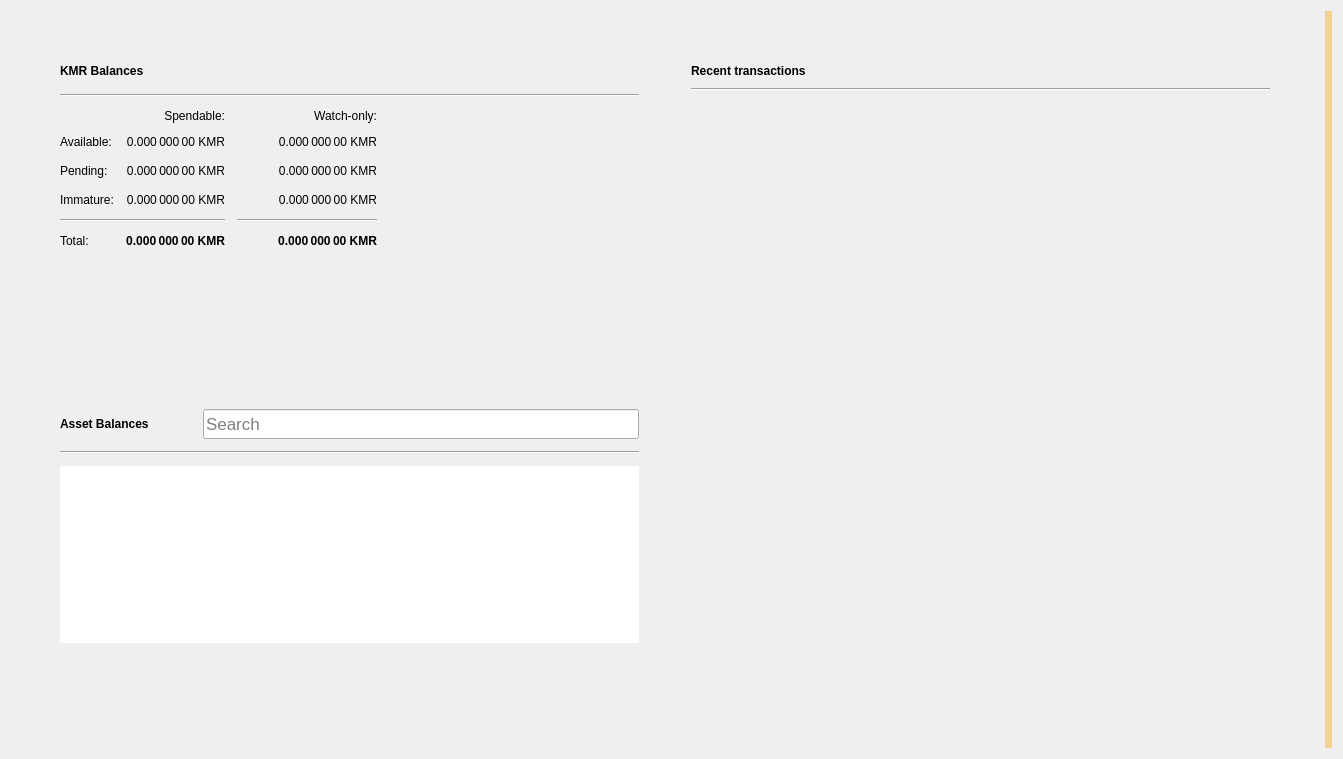
<?xml version="1.0" encoding="UTF-8"?>
<ui version="4.0">
 <class>OverviewPage</class>
 <widget class="QWidget" name="OverviewPage">
  <property name="geometry">
   <rect>
    <x>0</x>
    <y>0</y>
    <width>1343</width>
    <height>759</height>
   </rect>
  </property>
  <property name="windowTitle">
   <string>Form</string>
  </property>
  <property name="autoFillBackground">
   <bool>false</bool>
  </property>
  <layout class="QGridLayout" name="gridLayout_3">
   <item row="0" column="1">
    <layout class="QVBoxLayout" name="verticalLayout_7">
     <property name="spacing">
      <number>0</number>
     </property>
     <property name="leftMargin">
      <number>0</number>
     </property>
     <property name="topMargin">
      <number>0</number>
     </property>
     <property name="rightMargin">
      <number>0</number>
     </property>
     <property name="bottomMargin">
      <number>0</number>
     </property>
     <item>
      <layout class="QHBoxLayout" name="horizontalLayout" stretch="0,0">
       <property name="spacing">
        <number>34</number>
       </property>
       <property name="sizeConstraint">
        <enum>QLayout::SetMaximumSize</enum>
       </property>
       <property name="leftMargin">
        <number>40</number>
       </property>
       <property name="topMargin">
        <number>40</number>
       </property>
       <property name="rightMargin">
        <number>40</number>
       </property>
       <property name="bottomMargin">
        <number>40</number>
       </property>
       <item>
        <layout class="QVBoxLayout" name="verticalLayout_2">
         <property name="spacing">
          <number>34</number>
         </property>
         <property name="rightMargin">
          <number>0</number>
         </property>
         <item>
          <widget class="QFrame" name="frame">
           <property name="sizePolicy">
            <sizepolicy hsizetype="Preferred" vsizetype="Preferred">
             <horstretch>0</horstretch>
             <verstretch>0</verstretch>
            </sizepolicy>
           </property>
           <property name="frameShape">
            <enum>QFrame::NoFrame</enum>
           </property>
           <property name="frameShadow">
            <enum>QFrame::Raised</enum>
           </property>
           <property name="lineWidth">
            <number>10</number>
           </property>
           <layout class="QVBoxLayout" name="verticalLayout_4">
            <property name="spacing">
             <number>12</number>
            </property>
            <item>
             <layout class="QHBoxLayout" name="horizontalLayout_4">
              <item>
               <widget class="QLabel" name="rvnBalancesLabel">
                <property name="font">
                 <font>
                  <weight>75</weight>
                  <bold>true</bold>
                 </font>
                </property>
                <property name="text">
                 <string>KMR Balances</string>
                </property>
               </widget>
              </item>
              <item>
               <widget class="QPushButton" name="labelWalletStatus">
                <property name="enabled">
                 <bool>true</bool>
                </property>
                <property name="maximumSize">
                 <size>
                  <width>30</width>
                  <height>16777215</height>
                 </size>
                </property>
                <property name="toolTip">
                 <string>The displayed information may be out of date. Your wallet automatically synchronizes with the Kimora network after a connection is established, but this process has not completed yet.</string>
                </property>
                <property name="text">
                 <string/>
                </property>
                <property name="icon">
                 <iconset>
                  <normaloff>:/icons/warning</normaloff>
                  <disabledoff>:/icons/warning</disabledoff>:/icons/warning</iconset>
                </property>
                <property name="iconSize">
                 <size>
                  <width>24</width>
                  <height>24</height>
                 </size>
                </property>
                <property name="flat">
                 <bool>true</bool>
                </property>
               </widget>
              </item>
              <item>
               <spacer name="horizontalSpacer_3">
                <property name="orientation">
                 <enum>Qt::Horizontal</enum>
                </property>
                <property name="sizeHint" stdset="0">
                 <size>
                  <width>40</width>
                  <height>20</height>
                 </size>
                </property>
               </spacer>
              </item>
             </layout>
            </item>
            <item>
             <widget class="Line" name="line_2">
              <property name="orientation">
               <enum>Qt::Horizontal</enum>
              </property>
             </widget>
            </item>
            <item>
             <layout class="QGridLayout" name="gridLayout">
              <property name="spacing">
               <number>12</number>
              </property>
              <item row="3" column="2">
               <widget class="QLabel" name="labelWatchImmature">
                <property name="font">
                 <font>
                  <weight>50</weight>
                  <bold>false</bold>
                 </font>
                </property>
                <property name="cursor">
                 <cursorShape>IBeamCursor</cursorShape>
                </property>
                <property name="toolTip">
                 <string>Mined balance in watch-only addresses that has not yet matured</string>
                </property>
                <property name="text">
                 <string notr="true">0.000 000 00 KMR</string>
                </property>
                <property name="alignment">
                 <set>Qt::AlignRight|Qt::AlignTrailing|Qt::AlignVCenter</set>
                </property>
                <property name="textInteractionFlags">
                 <set>Qt::LinksAccessibleByMouse|Qt::TextSelectableByKeyboard|Qt::TextSelectableByMouse</set>
                </property>
               </widget>
              </item>
              <item row="2" column="3">
               <spacer name="horizontalSpacer_2">
                <property name="orientation">
                 <enum>Qt::Horizontal</enum>
                </property>
                <property name="sizeHint" stdset="0">
                 <size>
                  <width>40</width>
                  <height>20</height>
                 </size>
                </property>
               </spacer>
              </item>
              <item row="1" column="0">
               <widget class="QLabel" name="labelBalanceText">
                <property name="text">
                 <string>Available:</string>
                </property>
               </widget>
              </item>
              <item row="1" column="2">
               <widget class="QLabel" name="labelWatchAvailable">
                <property name="font">
                 <font>
                  <weight>50</weight>
                  <bold>false</bold>
                 </font>
                </property>
                <property name="cursor">
                 <cursorShape>IBeamCursor</cursorShape>
                </property>
                <property name="toolTip">
                 <string>Your current balance in watch-only addresses</string>
                </property>
                <property name="text">
                 <string notr="true">0.000 000 00 KMR</string>
                </property>
                <property name="alignment">
                 <set>Qt::AlignRight|Qt::AlignTrailing|Qt::AlignVCenter</set>
                </property>
                <property name="textInteractionFlags">
                 <set>Qt::LinksAccessibleByMouse|Qt::TextSelectableByKeyboard|Qt::TextSelectableByMouse</set>
                </property>
               </widget>
              </item>
              <item row="2" column="1">
               <widget class="QLabel" name="labelUnconfirmed">
                <property name="font">
                 <font>
                  <weight>50</weight>
                  <bold>false</bold>
                 </font>
                </property>
                <property name="cursor">
                 <cursorShape>IBeamCursor</cursorShape>
                </property>
                <property name="toolTip">
                 <string>Total of transactions that have yet to be confirmed, and do not yet count toward the spendable balance</string>
                </property>
                <property name="text">
                 <string notr="true">0.000 000 00 KMR</string>
                </property>
                <property name="alignment">
                 <set>Qt::AlignRight|Qt::AlignTrailing|Qt::AlignVCenter</set>
                </property>
                <property name="textInteractionFlags">
                 <set>Qt::LinksAccessibleByMouse|Qt::TextSelectableByKeyboard|Qt::TextSelectableByMouse</set>
                </property>
               </widget>
              </item>
              <item row="4" column="2">
               <widget class="Line" name="lineWatchBalance">
                <property name="sizePolicy">
                 <sizepolicy hsizetype="Preferred" vsizetype="Fixed">
                  <horstretch>0</horstretch>
                  <verstretch>0</verstretch>
                 </sizepolicy>
                </property>
                <property name="minimumSize">
                 <size>
                  <width>140</width>
                  <height>0</height>
                 </size>
                </property>
                <property name="orientation">
                 <enum>Qt::Horizontal</enum>
                </property>
               </widget>
              </item>
              <item row="0" column="1">
               <widget class="QLabel" name="labelSpendable">
                <property name="text">
                 <string>Spendable:</string>
                </property>
                <property name="alignment">
                 <set>Qt::AlignRight|Qt::AlignTrailing|Qt::AlignVCenter</set>
                </property>
               </widget>
              </item>
              <item row="3" column="0">
               <widget class="QLabel" name="labelImmatureText">
                <property name="text">
                 <string>Immature:</string>
                </property>
               </widget>
              </item>
              <item row="5" column="2">
               <widget class="QLabel" name="labelWatchTotal">
                <property name="font">
                 <font>
                  <weight>75</weight>
                  <bold>true</bold>
                 </font>
                </property>
                <property name="cursor">
                 <cursorShape>IBeamCursor</cursorShape>
                </property>
                <property name="toolTip">
                 <string>Current total balance in watch-only addresses</string>
                </property>
                <property name="text">
                 <string notr="true">0.000 000 00 KMR</string>
                </property>
                <property name="alignment">
                 <set>Qt::AlignRight|Qt::AlignTrailing|Qt::AlignVCenter</set>
                </property>
                <property name="textInteractionFlags">
                 <set>Qt::LinksAccessibleByMouse|Qt::TextSelectableByKeyboard|Qt::TextSelectableByMouse</set>
                </property>
               </widget>
              </item>
              <item row="4" column="0" colspan="2">
               <widget class="Line" name="line">
                <property name="orientation">
                 <enum>Qt::Horizontal</enum>
                </property>
               </widget>
              </item>
              <item row="0" column="2">
               <widget class="QLabel" name="labelWatchonly">
                <property name="text">
                 <string>Watch-only:</string>
                </property>
                <property name="alignment">
                 <set>Qt::AlignRight|Qt::AlignTrailing|Qt::AlignVCenter</set>
                </property>
               </widget>
              </item>
              <item row="5" column="1">
               <widget class="QLabel" name="labelTotal">
                <property name="font">
                 <font>
                  <weight>75</weight>
                  <bold>true</bold>
                 </font>
                </property>
                <property name="cursor">
                 <cursorShape>IBeamCursor</cursorShape>
                </property>
                <property name="toolTip">
                 <string>Your current total balance</string>
                </property>
                <property name="text">
                 <string notr="true">0.000 000 00 KMR</string>
                </property>
                <property name="alignment">
                 <set>Qt::AlignRight|Qt::AlignTrailing|Qt::AlignVCenter</set>
                </property>
                <property name="textInteractionFlags">
                 <set>Qt::LinksAccessibleByMouse|Qt::TextSelectableByKeyboard|Qt::TextSelectableByMouse</set>
                </property>
               </widget>
              </item>
              <item row="1" column="1">
               <widget class="QLabel" name="labelBalance">
                <property name="font">
                 <font>
                  <weight>50</weight>
                  <bold>false</bold>
                 </font>
                </property>
                <property name="cursor">
                 <cursorShape>IBeamCursor</cursorShape>
                </property>
                <property name="toolTip">
                 <string>Your current spendable balance</string>
                </property>
                <property name="text">
                 <string notr="true">0.000 000 00 KMR</string>
                </property>
                <property name="alignment">
                 <set>Qt::AlignRight|Qt::AlignTrailing|Qt::AlignVCenter</set>
                </property>
                <property name="textInteractionFlags">
                 <set>Qt::LinksAccessibleByMouse|Qt::TextSelectableByKeyboard|Qt::TextSelectableByMouse</set>
                </property>
               </widget>
              </item>
              <item row="2" column="0">
               <widget class="QLabel" name="labelPendingText">
                <property name="text">
                 <string>Pending:</string>
                </property>
               </widget>
              </item>
              <item row="5" column="0">
               <widget class="QLabel" name="labelTotalText">
                <property name="text">
                 <string>Total:</string>
                </property>
               </widget>
              </item>
              <item row="3" column="1">
               <widget class="QLabel" name="labelImmature">
                <property name="font">
                 <font>
                  <weight>50</weight>
                  <bold>false</bold>
                 </font>
                </property>
                <property name="cursor">
                 <cursorShape>IBeamCursor</cursorShape>
                </property>
                <property name="toolTip">
                 <string>Mined balance that has not yet matured</string>
                </property>
                <property name="text">
                 <string notr="true">0.000 000 00 KMR</string>
                </property>
                <property name="alignment">
                 <set>Qt::AlignRight|Qt::AlignTrailing|Qt::AlignVCenter</set>
                </property>
                <property name="textInteractionFlags">
                 <set>Qt::LinksAccessibleByMouse|Qt::TextSelectableByKeyboard|Qt::TextSelectableByMouse</set>
                </property>
               </widget>
              </item>
              <item row="2" column="2">
               <widget class="QLabel" name="labelWatchPending">
                <property name="font">
                 <font>
                  <weight>50</weight>
                  <bold>false</bold>
                 </font>
                </property>
                <property name="cursor">
                 <cursorShape>IBeamCursor</cursorShape>
                </property>
                <property name="toolTip">
                 <string>Unconfirmed transactions to watch-only addresses</string>
                </property>
                <property name="text">
                 <string notr="true">0.000 000 00 KMR</string>
                </property>
                <property name="alignment">
                 <set>Qt::AlignRight|Qt::AlignTrailing|Qt::AlignVCenter</set>
                </property>
                <property name="textInteractionFlags">
                 <set>Qt::LinksAccessibleByMouse|Qt::TextSelectableByKeyboard|Qt::TextSelectableByMouse</set>
                </property>
               </widget>
              </item>
             </layout>
            </item>
           </layout>
          </widget>
         </item>
         <item>
          <widget class="QWidget" name="assetVerticalSpaceWidget2" native="true">
           <property name="autoFillBackground">
            <bool>false</bool>
           </property>
           <layout class="QVBoxLayout" name="verticalLayout_6">
            <item>
             <spacer name="verticalSpacer_4">
              <property name="orientation">
               <enum>Qt::Vertical</enum>
              </property>
              <property name="sizeHint" stdset="0">
               <size>
                <width>20</width>
                <height>87</height>
               </size>
              </property>
             </spacer>
            </item>
           </layout>
          </widget>
         </item>
         <item>
          <widget class="QFrame" name="assetFrame">
           <property name="autoFillBackground">
            <bool>true</bool>
           </property>
           <property name="frameShape">
            <enum>QFrame::NoFrame</enum>
           </property>
           <property name="frameShadow">
            <enum>QFrame::Plain</enum>
           </property>
           <property name="lineWidth">
            <number>0</number>
           </property>
           <layout class="QVBoxLayout" name="verticalLayout_5">
            <property name="spacing">
             <number>12</number>
            </property>
            <item>
             <layout class="QHBoxLayout" name="assetBalanceHorizontalLayout">
              <item alignment="Qt::AlignVCenter">
               <widget class="QLabel" name="assetBalanceLabel">
                <property name="font">
                 <font>
                  <weight>75</weight>
                  <bold>true</bold>
                 </font>
                </property>
                <property name="text">
                 <string>Asset Balances</string>
                </property>
               </widget>
              </item>
              <item>
               <widget class="QPushButton" name="labelAssetStatus">
                <property name="enabled">
                 <bool>true</bool>
                </property>
                <property name="maximumSize">
                 <size>
                  <width>30</width>
                  <height>16777215</height>
                 </size>
                </property>
                <property name="toolTip">
                 <string>The displayed information may be out of date. Your wallet automatically synchronizes with the Kimora network after a connection is established, but this process has not completed yet.</string>
                </property>
                <property name="text">
                 <string/>
                </property>
                <property name="icon">
                 <iconset>
                  <normaloff>:/icons/warning</normaloff>
                  <disabledoff>:/icons/warning</disabledoff>:/icons/warning</iconset>
                </property>
                <property name="iconSize">
                 <size>
                  <width>24</width>
                  <height>24</height>
                 </size>
                </property>
                <property name="flat">
                 <bool>true</bool>
                </property>
               </widget>
              </item>
              <item alignment="Qt::AlignBottom">
               <widget class="QLineEdit" name="assetSearch">
                <property name="sizePolicy">
                 <sizepolicy hsizetype="Expanding" vsizetype="Preferred">
                  <horstretch>0</horstretch>
                  <verstretch>0</verstretch>
                 </sizepolicy>
                </property>
                <property name="minimumSize">
                 <size>
                  <width>0</width>
                  <height>30</height>
                 </size>
                </property>
                <property name="maximumSize">
                 <size>
                  <width>16777215</width>
                  <height>30</height>
                 </size>
                </property>
                <property name="sizeIncrement">
                 <size>
                  <width>0</width>
                  <height>0</height>
                 </size>
                </property>
                <property name="baseSize">
                 <size>
                  <width>0</width>
                  <height>0</height>
                 </size>
                </property>
                <property name="font">
                 <font>
                  <pointsize>13</pointsize>
                 </font>
                </property>
                <property name="maxLength">
                 <number>32</number>
                </property>
                <property name="frame">
                 <bool>true</bool>
                </property>
                <property name="alignment">
                 <set>Qt::AlignLeading|Qt::AlignLeft|Qt::AlignVCenter</set>
                </property>
                <property name="placeholderText">
                 <string>Search</string>
                </property>
                <property name="clearButtonEnabled">
                 <bool>true</bool>
                </property>
               </widget>
              </item>
             </layout>
            </item>
            <item>
             <widget class="Line" name="assetBalanceLine">
              <property name="orientation">
               <enum>Qt::Horizontal</enum>
              </property>
             </widget>
            </item>
            <item>
             <widget class="QListView" name="listAssets">
              <property name="frameShape">
               <enum>QFrame::NoFrame</enum>
              </property>
              <property name="lineWidth">
               <number>0</number>
              </property>
              <property name="verticalScrollMode">
               <enum>QAbstractItemView::ScrollPerItem</enum>
              </property>
             </widget>
            </item>
            <item>
             <widget class="QWidget" name="assetVerticalSpaceWidget" native="true">
              <property name="autoFillBackground">
               <bool>false</bool>
              </property>
              <layout class="QVBoxLayout" name="verticalLayout">
               <item>
                <spacer name="verticalSpacer_3">
                 <property name="orientation">
                  <enum>Qt::Vertical</enum>
                 </property>
                 <property name="sizeHint" stdset="0">
                  <size>
                   <width>20</width>
                   <height>40</height>
                  </size>
                 </property>
                </spacer>
               </item>
              </layout>
             </widget>
            </item>
           </layout>
          </widget>
         </item>
        </layout>
       </item>
       <item>
        <layout class="QVBoxLayout" name="verticalLayout_3">
         <property name="spacing">
          <number>34</number>
         </property>
         <property name="leftMargin">
          <number>0</number>
         </property>
         <item>
          <widget class="QFrame" name="frame_2">
           <property name="sizePolicy">
            <sizepolicy hsizetype="Preferred" vsizetype="Fixed">
             <horstretch>0</horstretch>
             <verstretch>0</verstretch>
            </sizepolicy>
           </property>
           <property name="frameShape">
            <enum>QFrame::NoFrame</enum>
           </property>
           <property name="frameShadow">
            <enum>QFrame::Plain</enum>
           </property>
           <property name="lineWidth">
            <number>0</number>
           </property>
           <layout class="QGridLayout" name="gridLayout_2">
            <property name="horizontalSpacing">
             <number>12</number>
            </property>
            <item row="0" column="0">
             <layout class="QHBoxLayout" name="horizontalLayout_2">
              <item>
               <widget class="QLabel" name="recentTransactionsLabel">
                <property name="font">
                 <font>
                  <weight>75</weight>
                  <bold>true</bold>
                 </font>
                </property>
                <property name="text">
                 <string>Recent transactions</string>
                </property>
               </widget>
              </item>
              <item>
               <widget class="QPushButton" name="labelTransactionsStatus">
                <property name="enabled">
                 <bool>true</bool>
                </property>
                <property name="maximumSize">
                 <size>
                  <width>30</width>
                  <height>16777215</height>
                 </size>
                </property>
                <property name="toolTip">
                 <string>The displayed information may be out of date. Your wallet automatically synchronizes with the Kimora network after a connection is established, but this process has not completed yet.</string>
                </property>
                <property name="text">
                 <string/>
                </property>
                <property name="icon">
                 <iconset>
                  <normaloff>:/icons/warning</normaloff>
                  <disabledoff>:/icons/warning</disabledoff>:/icons/warning</iconset>
                </property>
                <property name="iconSize">
                 <size>
                  <width>24</width>
                  <height>24</height>
                 </size>
                </property>
                <property name="flat">
                 <bool>true</bool>
                </property>
               </widget>
              </item>
              <item>
               <spacer name="horizontalSpacer">
                <property name="orientation">
                 <enum>Qt::Horizontal</enum>
                </property>
                <property name="sizeHint" stdset="0">
                 <size>
                  <width>40</width>
                  <height>20</height>
                 </size>
                </property>
               </spacer>
              </item>
             </layout>
            </item>
            <item row="2" column="0">
             <widget class="QListView" name="listTransactions">
              <property name="styleSheet">
               <string notr="true">QListView { background: transparent; }</string>
              </property>
              <property name="frameShape">
               <enum>QFrame::NoFrame</enum>
              </property>
              <property name="verticalScrollBarPolicy">
               <enum>Qt::ScrollBarAlwaysOff</enum>
              </property>
              <property name="horizontalScrollBarPolicy">
               <enum>Qt::ScrollBarAlwaysOff</enum>
              </property>
              <property name="selectionMode">
               <enum>QAbstractItemView::NoSelection</enum>
              </property>
             </widget>
            </item>
            <item row="1" column="0">
             <widget class="Line" name="line_3">
              <property name="orientation">
               <enum>Qt::Horizontal</enum>
              </property>
             </widget>
            </item>
           </layout>
          </widget>
         </item>
         <item>
          <spacer name="verticalSpacer_2">
           <property name="orientation">
            <enum>Qt::Vertical</enum>
           </property>
           <property name="sizeHint" stdset="0">
            <size>
             <width>20</width>
             <height>40</height>
            </size>
           </property>
          </spacer>
         </item>
        </layout>
       </item>
      </layout>
     </item>
    </layout>
   </item>
   <item row="0" column="3">
    <widget class="QLabel" name="labelAlerts">
     <property name="visible">
      <bool>true</bool>
     </property>
     <property name="styleSheet">
      <string notr="true">QLabel { background-color: qlineargradient(x1: 0, y1: 0, x2: 1, y2: 0, stop:0 #F0D0A0, stop:1 #F8D488); color:#000000; }</string>
     </property>
     <property name="wordWrap">
      <bool>true</bool>
     </property>
     <property name="margin">
      <number>3</number>
     </property>
     <property name="textInteractionFlags">
      <set>Qt::TextSelectableByMouse</set>
     </property>
    </widget>
   </item>
  </layout>
 </widget>
 <resources/>
 <connections/>
</ui>
